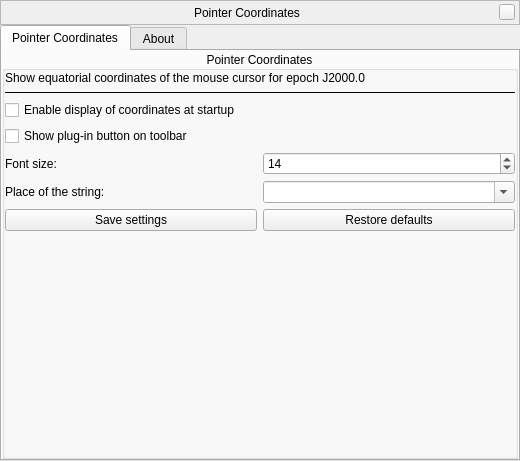
<?xml version="1.0" encoding="UTF-8"?>
<ui version="4.0">
 <class>pointerCoordinatesWindowForm</class>
 <widget class="QWidget" name="pointerCoordinatesWindowForm">
  <property name="geometry">
   <rect>
    <x>0</x>
    <y>0</y>
    <width>520</width>
    <height>461</height>
   </rect>
  </property>
  <layout class="QVBoxLayout" name="verticalLayout">
   <property name="spacing">
    <number>0</number>
   </property>
   <property name="leftMargin">
    <number>0</number>
   </property>
   <property name="topMargin">
    <number>0</number>
   </property>
   <property name="rightMargin">
    <number>0</number>
   </property>
   <property name="bottomMargin">
    <number>0</number>
   </property>
   <item>
    <widget class="BarFrame" name="TitleBar">
     <property name="sizePolicy">
      <sizepolicy hsizetype="Expanding" vsizetype="Minimum">
       <horstretch>0</horstretch>
       <verstretch>0</verstretch>
      </sizepolicy>
     </property>
     <property name="minimumSize">
      <size>
       <width>0</width>
       <height>25</height>
      </size>
     </property>
     <property name="maximumSize">
      <size>
       <width>16777215</width>
       <height>30</height>
      </size>
     </property>
     <property name="focusPolicy">
      <enum>Qt::NoFocus</enum>
     </property>
     <property name="autoFillBackground">
      <bool>false</bool>
     </property>
     <property name="frameShape">
      <enum>QFrame::StyledPanel</enum>
     </property>
     <layout class="QHBoxLayout">
      <property name="spacing">
       <number>6</number>
      </property>
      <property name="leftMargin">
       <number>0</number>
      </property>
      <property name="topMargin">
       <number>0</number>
      </property>
      <property name="rightMargin">
       <number>4</number>
      </property>
      <property name="bottomMargin">
       <number>0</number>
      </property>
      <item>
       <spacer name="leftSpacer">
        <property name="orientation">
         <enum>Qt::Horizontal</enum>
        </property>
        <property name="sizeHint" stdset="0">
         <size>
          <width>40</width>
          <height>20</height>
         </size>
        </property>
       </spacer>
      </item>
      <item>
       <widget class="QLabel" name="stelWindowTitle">
        <property name="text">
         <string>Pointer Coordinates</string>
        </property>
       </widget>
      </item>
      <item>
       <spacer name="rightSpacer">
        <property name="orientation">
         <enum>Qt::Horizontal</enum>
        </property>
        <property name="sizeHint" stdset="0">
         <size>
          <width>40</width>
          <height>20</height>
         </size>
        </property>
       </spacer>
      </item>
      <item>
       <widget class="QPushButton" name="closeStelWindow">
        <property name="minimumSize">
         <size>
          <width>16</width>
          <height>16</height>
         </size>
        </property>
        <property name="maximumSize">
         <size>
          <width>16</width>
          <height>16</height>
         </size>
        </property>
        <property name="focusPolicy">
         <enum>Qt::NoFocus</enum>
        </property>
        <property name="text">
         <string/>
        </property>
       </widget>
      </item>
     </layout>
    </widget>
   </item>
   <item>
    <widget class="QTabWidget" name="tabWidget">
     <property name="currentIndex">
      <number>0</number>
     </property>
     <widget class="QWidget" name="tabCoordinates">
      <attribute name="title">
       <string>Pointer Coordinates</string>
      </attribute>
      <layout class="QVBoxLayout" name="verticalLayoutTimeZone">
       <property name="spacing">
        <number>0</number>
       </property>
       <property name="leftMargin">
        <number>0</number>
       </property>
       <property name="topMargin">
        <number>0</number>
       </property>
       <property name="rightMargin">
        <number>0</number>
       </property>
       <property name="bottomMargin">
        <number>0</number>
       </property>
       <item>
        <widget class="QGroupBox" name="groupBoxCoordinates">
         <property name="minimumSize">
          <size>
           <width>0</width>
           <height>400</height>
          </size>
         </property>
         <property name="title">
          <string>Pointer Coordinates</string>
         </property>
         <property name="alignment">
          <set>Qt::AlignCenter</set>
         </property>
         <layout class="QVBoxLayout" name="verticalLayout_2">
          <property name="leftMargin">
           <number>0</number>
          </property>
          <property name="topMargin">
           <number>0</number>
          </property>
          <property name="rightMargin">
           <number>0</number>
          </property>
          <property name="bottomMargin">
           <number>0</number>
          </property>
          <item>
           <widget class="QLabel" name="labelCoordinatesDescription">
            <property name="text">
             <string>Show equatorial coordinates of the mouse cursor for epoch J2000.0</string>
            </property>
            <property name="wordWrap">
             <bool>true</bool>
            </property>
           </widget>
          </item>
          <item>
           <widget class="Line" name="line">
            <property name="baseSize">
             <size>
              <width>0</width>
              <height>1</height>
             </size>
            </property>
            <property name="frameShadow">
             <enum>QFrame::Plain</enum>
            </property>
            <property name="lineWidth">
             <number>1</number>
            </property>
            <property name="midLineWidth">
             <number>1</number>
            </property>
            <property name="orientation">
             <enum>Qt::Horizontal</enum>
            </property>
           </widget>
          </item>
          <item>
           <widget class="QCheckBox" name="checkBoxEnableAtStartup">
            <property name="text">
             <string>Enable display of coordinates at startup</string>
            </property>
           </widget>
          </item>
          <item>
           <widget class="QCheckBox" name="checkBoxShowButton">
            <property name="text">
             <string>Show plug-in button on toolbar</string>
            </property>
           </widget>
          </item>
          <item>
           <layout class="QHBoxLayout" name="horizontalLayout">
            <item>
             <widget class="QLabel" name="labelFontSize">
              <property name="text">
               <string>Font size:</string>
              </property>
             </widget>
            </item>
            <item>
             <widget class="QSpinBox" name="spinBoxFontSize">
              <property name="minimum">
               <number>10</number>
              </property>
              <property name="maximum">
               <number>50</number>
              </property>
              <property name="value">
               <number>14</number>
              </property>
             </widget>
            </item>
           </layout>
          </item>
          <item>
           <layout class="QHBoxLayout" name="horizontalLayout_3">
            <item>
             <widget class="QLabel" name="placeLabel">
              <property name="toolTip">
               <string>Place of the string with coordinates of the mouse pointer</string>
              </property>
              <property name="text">
               <string>Place of the string:</string>
              </property>
             </widget>
            </item>
            <item>
             <widget class="QComboBox" name="placeComboBox">
              <property name="editable">
               <bool>true</bool>
              </property>
              <property name="insertPolicy">
               <enum>QComboBox::NoInsert</enum>
              </property>
              <property name="sizeAdjustPolicy">
               <enum>QComboBox::AdjustToContents</enum>
              </property>
             </widget>
            </item>
           </layout>
          </item>
          <item>
           <layout class="QHBoxLayout" name="horizontalLayout_2">
            <item>
             <widget class="QPushButton" name="pushButtonSave">
              <property name="text">
               <string>Save settings</string>
              </property>
             </widget>
            </item>
            <item>
             <widget class="QPushButton" name="pushButtonReset">
              <property name="text">
               <string>Restore defaults</string>
              </property>
             </widget>
            </item>
           </layout>
          </item>
          <item>
           <spacer name="verticalSpacer">
            <property name="orientation">
             <enum>Qt::Vertical</enum>
            </property>
            <property name="sizeHint" stdset="0">
             <size>
              <width>20</width>
              <height>40</height>
             </size>
            </property>
           </spacer>
          </item>
         </layout>
        </widget>
       </item>
      </layout>
     </widget>
     <widget class="QWidget" name="tabAbout">
      <attribute name="title">
       <string comment="tab in plugin windows">About</string>
      </attribute>
      <layout class="QVBoxLayout" name="verticalLayout_3">
       <item>
        <widget class="QLabel" name="labelTitle">
         <property name="styleSheet">
          <string notr="true">QLabel {
	font: bold 18pt ;
}</string>
         </property>
         <property name="text">
          <string notr="true">Pointer Coordinates plug-in</string>
         </property>
        </widget>
       </item>
       <item>
        <widget class="QLabel" name="labelVersion">
         <property name="text">
          <string notr="true">Version %1</string>
         </property>
        </widget>
       </item>
       <item>
        <widget class="QLabel" name="labelCopyright">
         <property name="text">
          <string notr="true">Copyright &amp;copy; 2014 Alexander Wolf</string>
         </property>
         <property name="textFormat">
          <enum>Qt::RichText</enum>
         </property>
        </widget>
       </item>
       <item>
        <widget class="QLabel" name="labelLicense">
         <property name="sizePolicy">
          <sizepolicy hsizetype="Preferred" vsizetype="Expanding">
           <horstretch>0</horstretch>
           <verstretch>0</verstretch>
          </sizepolicy>
         </property>
         <property name="text">
          <string notr="true">This program is free software; you can redistribute it and/or modify it under the terms of the GNU General Public License as published by the Free Software Foundation; either version 2 of the License, or (at your option) any later version.

This program is distributed in the hope that it will be useful, but WITHOUT ANY WARRANTY; without even the implied warranty of MERCHANTABILITY or FITNESS FOR A PARTICULAR PURPOSE.  See the GNU General Public License for more details.

You should have received a copy of the GNU General Public License along with this program. If not, see http://www.gnu.org/licenses/.</string>
         </property>
         <property name="alignment">
          <set>Qt::AlignLeading|Qt::AlignLeft|Qt::AlignTop</set>
         </property>
         <property name="wordWrap">
          <bool>true</bool>
         </property>
         <property name="textInteractionFlags">
          <set>Qt::LinksAccessibleByMouse|Qt::TextSelectableByMouse</set>
         </property>
        </widget>
       </item>
      </layout>
     </widget>
    </widget>
   </item>
  </layout>
 </widget>
 <customwidgets>
  <customwidget>
   <class>BarFrame</class>
   <extends>QFrame</extends>
   <header>Dialog.hpp</header>
   <container>1</container>
  </customwidget>
 </customwidgets>
 <tabstops>
  <tabstop>tabWidget</tabstop>
 </tabstops>
 <resources/>
 <connections/>
</ui>
